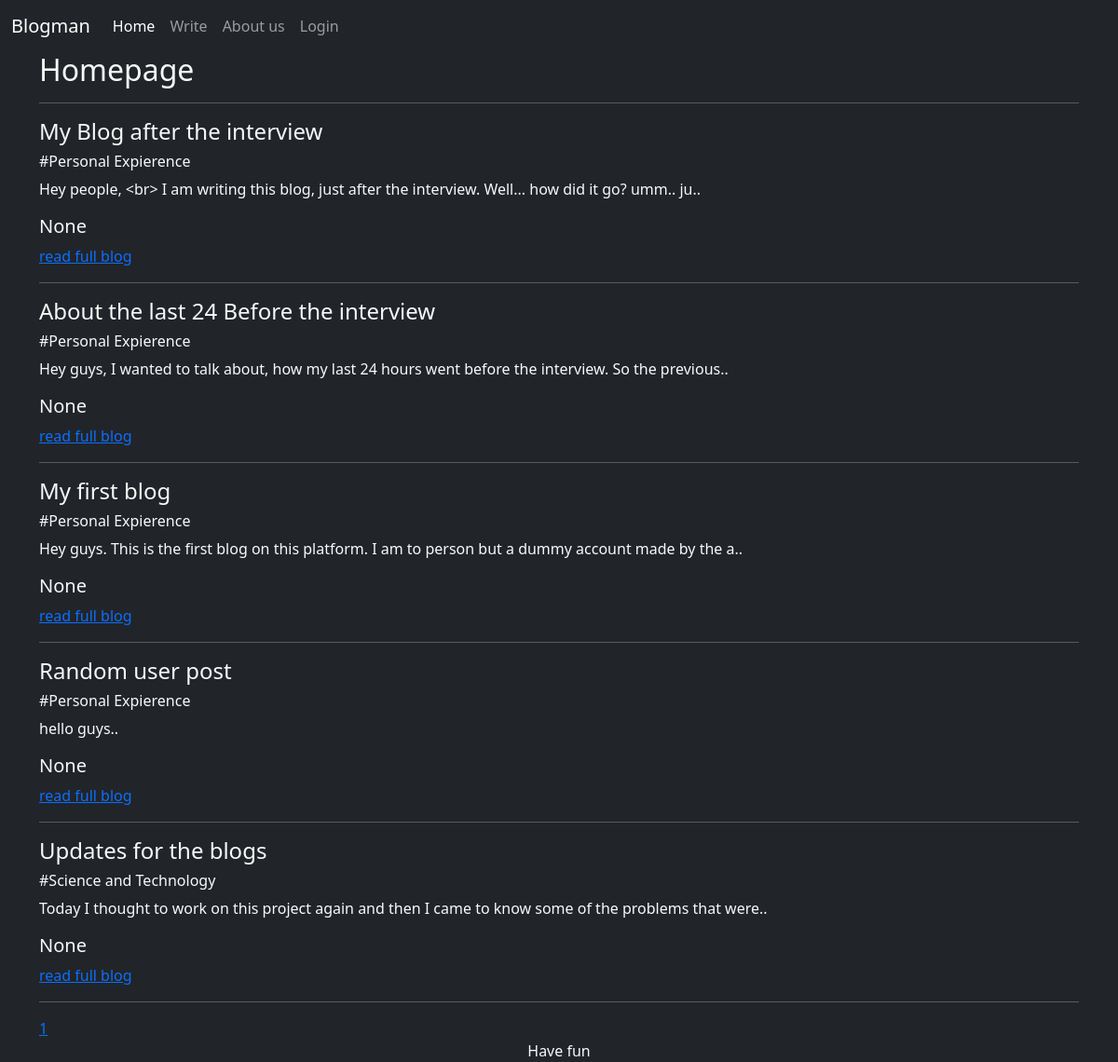
Before: / with the older database file.
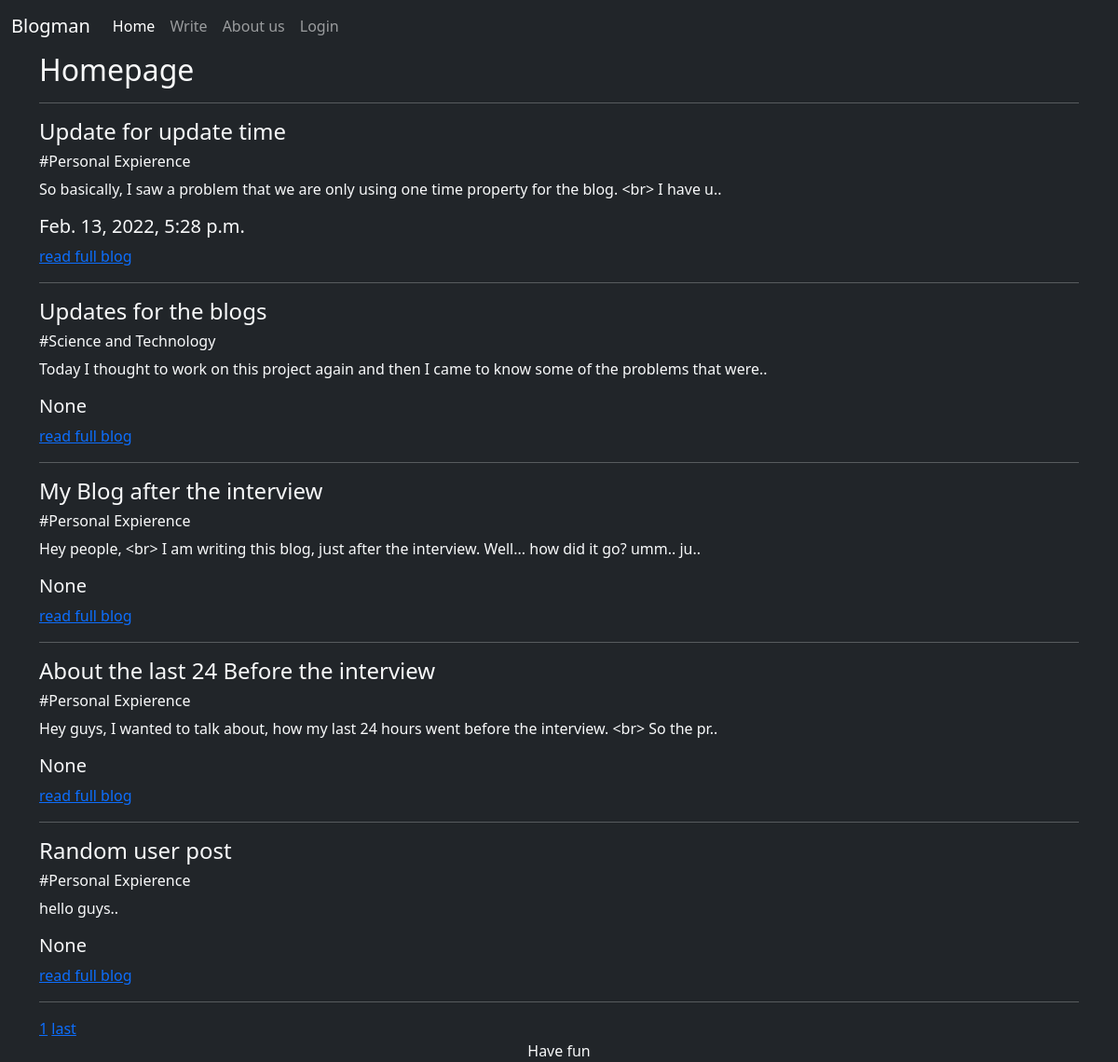
After: the same page with the newer database file.
### blogs/models.py (models this page shows, shortened)
class Blog(models.Model):
	id = models.BigAutoField(primary_key= True)
	genre_type = [
		("Science and Technology","Science and Technology"),
		("Literature","Literature"),
		("Action","Action"),
		("Personal Expierence","Personal Expierence"),
	]
	author = models.CharField(max_length=50)
	title  = models.CharField(max_length=100)
	genre  = models.CharField(max_length = 50, blank = True, null = True, choices=genre_type)
	content= models.TextField(blank = False)
	date = models.DateTimeField(blank= False)
	update_time = models.DateTimeField(blank= False, auto_now=True)
	private= models.BooleanField(default= False)
	class Meta:
		ordering = ['date']

### blogs/views.py (the view)
# urls.py: path('',blog_views.index,name="home"),
def index(request, *agrs, **kwargs):
	req_data = request.GET
	page = int(req_data.get('page')) if 'page' in req_data else 1
	start = (page-1)*page_count
	end = page_count*page
	count = (Blog.objects.filter(private=False).count() +page_count-1)//page_count
	blogs = Blog.objects.filter(private=False).order_by('-date')[start:end]
	context={
	"blogs":blogs,
	"cur":page
	}
	if page<count:
		context["last"]=count
		if page+1<count:
			context["next"]=page+1
	if page > 1:
		if page-1!=1:
			context["pre"]=page-1
		context['first']=1
	template = loader.get_template('index.html')
	return HttpResponse(template.render(context, request))

### templates/index.html (shortened to what this page needs)
{%extends 'Base.html'%}
{%block body%}
	<div class="container">
		<h2>Homepage</h2>
		<hr>
		{%for blog in blogs%}
			<h4>{{blog.title}}</h4>
			<h6>#{{blog.genre}}</h6>
			<p>
				{{blog.content|slice:100}}..
			</p>
			<h5>{{blog.date}}</h5>
			<a href="/desc/{{blog.id}}">read full blog</a>
			<hr>
		{%endfor%}
		<a  href=/?page={{cur}}>{{cur}}</a>
		{%if last%}
			<a  href=/?page={{last}}>last</a>
		{%endif%}
	</div>
{%endblock%}

### templates/Base.html (shortened to what this page needs)
<!doctype html>
<html lang="en">
  <head>
    <link href="https://cdn.jsdelivr.net/npm/bootstrap@5.0.0-beta1/dist/css/bootstrap.min.css" rel="stylesheet">
  </head>
  <body class="bg-dark text-light">
    {%block nav%}
     <nav class="navbar navbar-expand-lg navbar-dark bg-dark">
      <div class="container-fluid">
        <a class="navbar-brand " href="/">Blogman</a>
        <div class="collapse navbar-collapse " id="navbarNav">
          <ul class="navbar-nav">
            <li class="nav-item">
              <a class="nav-link active" aria-current="page" href="/">Home</a>
            </li>
            <li class="nav-item">
              <a class="nav-link" href="/blog">Write</a>
            </li>
            <li class="nav-item">
              <a class="nav-link" href="/about">About us</a>
            </li>
            {%if request.user.is_anonymous%}
              <li class="nav-item">
                <a class="nav-link" href="/login">Login</a>
              </li>
            {%else%}
              <li class="nav-item">
                  <a class="nav-link" href="/profilepage">Profile</a>
              </li>
            {%endif%}
      </div>
        </div>
    </nav>
  {%endblock%}
{%block body%}
{%endblock%}
{%block footer%}
<div class="footer text-light bg-dark col-xs-1" align="center">Have fun</div>
{%endblock%}
  </body>
</html>

Changed rows visible on the page:
no longer on this page (row edited): Blog: title "My first blog", genre "Personal Expierence", content "Hey guys. This is the first blog on this platform. I am to person but a dummy account made by the a", date "None"
added Blog: title "Update for update time", genre "Personal Expierence", content "So basically, I saw a problem that we are only using one time property for the blog. <br> I have u", date "Feb. 13, 2022, 5:28 p.m."
shown differently, row unchanged: Blog "Updates for the blogs": moves up the list
changed Blog "About the last 24 Before the interview": content "Hey guys, I wanted to talk about, how my last 24 hours went before the interview. So the previous" → "Hey guys, I wanted to talk about, how my last 24 hours went before the interview. <br> So the pr"
Other visible differences:
text now shown: "last"
